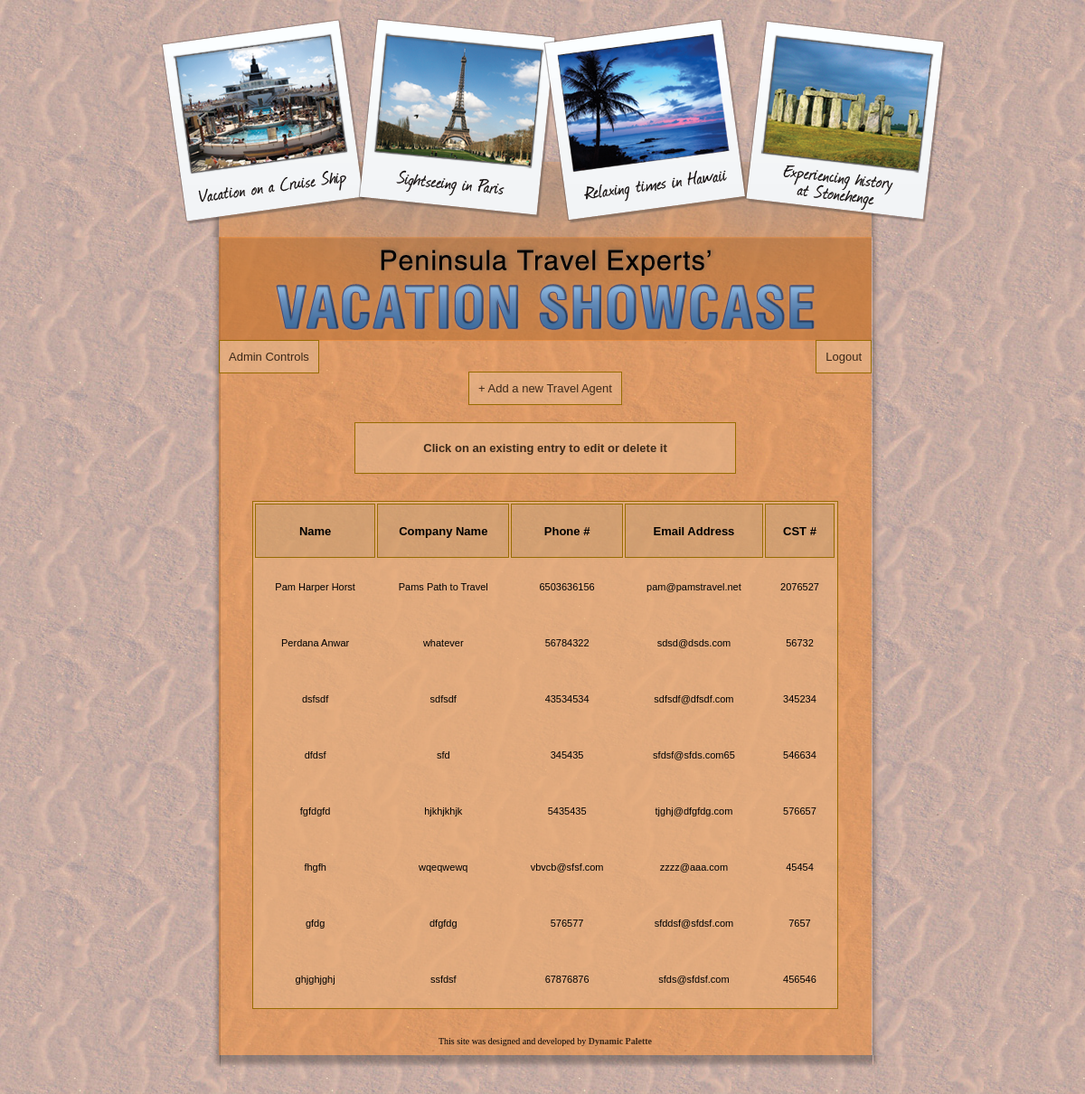
Screenshot of /admin/aboutus_edit_list.php (signed in) with the database file from the repository.
### tables this page shows
CREATE TABLE `travelagents` (
  `travelagent_id` int(5) NOT NULL auto_increment,
  `name` varchar(50) NOT NULL,
  `company_name` varchar(100) NOT NULL,
  `phone` varchar(30) NOT NULL,
  `email` varchar(100) NOT NULL,
  `cst` int(10) NOT NULL,
  PRIMARY KEY  (`travelagent_id`)
);

### admin/aboutus_edit_list.php (the view, shortened to what this page needs)
<?php
	$conn = dbConnect('query');
	$sql = 'SELECT *
			FROM travelagents
			ORDER BY travelagent_id
			ASC';
	$result = $conn->query($sql) or die(mysqli_error());
?>
<!DOCTYPE html PUBLIC "-//W3C//DTD XHTML 1.0 Transitional//EN" "http://www.w3.org/TR/xhtml1/DTD/xhtml1-transitional.dtd">
<html xmlns="http://www.w3.org/1999/xhtml">
<head>
<link rel="stylesheet" href="../css/style.css" type="text/css" media="screen" />
</head>
<body>
    <div id="header"></div>
     <div id="bottomleft_shadow">
     <div id="bottomright_shadow">
     <div id="left_shadow">
     <div id="right_shadow">
     <div id="bottom_shadow">
     <div id="container">
        <div id="title">
            <h2>Peninsula Travel Experts'</h2>
            <h1>VACATION SHOWCASE</h1>
        </div>
        <div class="back"><a href="admincontrols.php">Admin Controls</a></div>
        <div class="logout"><a href="../includes/logout.php">Logout</a></div>
        <div id="newagent_btn">
        	<a href="aboutus_new_entry.php">+ Add a new Travel Agent</a>
		</div>
        <div id="adminenter_box">
            <p>
        		Click on an existing entry to edit or delete it
        	</p>
        </div>
        <div class="content_area">
                    <table id="aboutusedit_table">
                        <tr id="aboutusedit_header">
                                <th>Name</th>
                                <th>Company Name</th>
                                <th>Phone #</th>
                                <th>Email Address</th>
                                <th>CST #</th>
                        </tr>
                        <?php while($row = $result->fetch_assoc()) { ?>
                            <tr onclick="window.location.href='aboutus_edit_entry.php?travelagent_id=<?php echo $row['travelagent_id']; ?>'" OnMouseOver="this.className='cursor';">
                                <td><?php echo $row['name']; ?></td>
                                <td><?php echo $row['company_name']; ?></td>
                                <td><?php echo $row['phone']; ?></td>
                                <td><?php echo $row['email']; ?></td>
                                <td><?php echo $row['cst']; ?></td>
                            </tr>
						<?php } ?>
                    </table>
        </div>
        <?php include('../includes/companyline.php'); ?>
    </div>
    </div>
    </div>
    </div>
    </div>
    </div>
</body>
</html>

### css/style.css (style rules this page uses)
html, body, div, h1, h2, h3, h4, h5, h6, ul, ol, dl, li, dt, dd, p, blockquote, pre, form, fieldset, table, th, td { margin: 0; padding: 0; }
body { background:url(../images/sandbg2.jpg); font-family: Tahoma, Geneva, sans-serif; font-size: 13px; }
#bottomleft_shadow { background: url(../images/bottomleft_shadow.png) no-repeat bottom left; width: 731px; margin: 0 auto; position: relative; top: 33px; }
#bottomright_shadow { background: url(../images/bottomright_shadow.png) no-repeat bottom right; width: 731px; margin: 0 auto; position: relative; left: 9px; }
#left_shadow { background: url(../images/left_shadow.png) repeat-y; background-position: 0px 0px; width: 731px; margin: 0 auto; position: relative; top: -15px; left: -9px; }
#right_shadow { background: url(../images/right_shadow.png) repeat-y top right; width: 731px; margin: 0 auto; position: relative; left: 8px; }
#bottom_shadow { background: url(../images/bottom_shadow.png) repeat-x bottom; width: 722px; margin: 0 auto; position:relative; top: 14px; left: -4px; }
#container { background: url(../images/containerbg.png); width: 722px; margin: 0 auto; position: relative; top: -14px; left: -1px; margin-bottom: 100px; }
#header { background: url(../images/header.png); width: 872px; height: 244px; position: relative; margin: 0 auto; z-index: 1; left: 11px; top: 18px; }
#title { background: url(../images/title.png); width: 722px; height: 115px; }
#title > * { text-indent: -9999px; }
#adminenter_box { background: url(../images/desc_bg.png); width: 420px; margin: 0 auto; border: 1px solid #976b00; overflow: auto; margin-top: 40px; }
#adminenter_box p { font-size: 13px; margin-top: 20px; margin-bottom: 20px; text-align: center; font-weight: bold; color: #3B2818; }
.content_area { background: url(../images/desc_bg.png); width: 646px; margin: 30px auto; border: 1px solid #976b00; overflow: auto; }
.logout { float: right; margin: 10px 0 0 0; }
.logout a, .back a, .mailing_back a, #newagent_btn a, #delete_agent_btn a { background: url(../images/desc_bg.png); border: 1px solid #976b00; font-size: 13px; text-align: center; padding: 10px 10px; }
.back { float: left; margin: 10px 0 0 0; }
#newagent_btn { text-align: center; margin: 45px 0px -10px 0px; }
#aboutusedit_table th, #aboutusdelete_table th, #subscriberedit_table th, #subscriberedit2_table th { border: 1px solid #976b00; background: url('../images/dark_bg.png'); }
#aboutusedit_table, #aboutusdelete_table { width: 645px; font-size: 11px; }
#aboutusedit_table tr, #aboutusdelete_table tr { height: 60px; width: 100%; }
#aboutusedit_table td, #aboutusdelete_table td { text-align: center; padding-left: 10px; padding-right: 10px; }
#aboutusedit_header { font-size: 13px; }
a, a:link, a:active, a:visited { text-decoration: none; color: #3b2818; }

### rows the page displays
travelagents: name "Pam Harper Horst", company_name "Pams Path to Travel", phone "6503636156", email "pam@pamstravel.net", cst "2076527"
travelagents: name "Perdana Anwar", company_name "whatever", phone "56784322", email "sdsd@dsds.com", cst "56732"
travelagents: name "dsfsdf", company_name "sdfsdf", phone "43534534", email "sdfsdf@dfsdf.com", cst "345234"
travelagents: name "dfdsf", company_name "sfd", phone "345435", email "sfdsf@sfds.com65", cst "546634"
travelagents: name "fgfdgfd", company_name "hjkhjkhjk", phone "5435435", email "tjghj@dfgfdg.com", cst "576657"
travelagents: name "fhgfh", company_name "wqeqwewq", phone "vbvcb@sfsf.com", email "zzzz@aaa.com", cst "45454"
travelagents: name "gfdg", company_name "dfgfdg", phone "576577", email "sfddsf@sfdsf.com", cst "7657"
travelagents: name "ghjghjghj", company_name "ssfdsf", phone "67876876", email "sfds@sfdsf.com", cst "456546"
